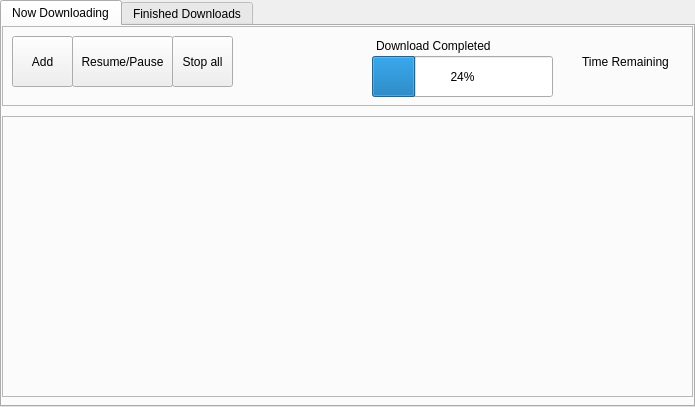
<?xml version="1.0" encoding="UTF-8"?>
<ui version="4.0">
 <class>TabWidget</class>
 <widget class="QTabWidget" name="TabWidget">
  <property name="geometry">
   <rect>
    <x>0</x>
    <y>0</y>
    <width>695</width>
    <height>407</height>
   </rect>
  </property>
  <property name="windowTitle">
   <string>TabWidget</string>
  </property>
  <property name="currentIndex">
   <number>0</number>
  </property>
  <widget class="QWidget" name="tab">
   <attribute name="title">
    <string>Now Downloading</string>
   </attribute>
   <widget class="QFrame" name="frame">
    <property name="geometry">
     <rect>
      <x>0</x>
      <y>90</y>
      <width>691</width>
      <height>281</height>
     </rect>
    </property>
    <property name="frameShape">
     <enum>QFrame::StyledPanel</enum>
    </property>
    <property name="frameShadow">
     <enum>QFrame::Raised</enum>
    </property>
   </widget>
   <widget class="QFrame" name="frame_2">
    <property name="geometry">
     <rect>
      <x>0</x>
      <y>0</y>
      <width>691</width>
      <height>80</height>
     </rect>
    </property>
    <property name="frameShape">
     <enum>QFrame::StyledPanel</enum>
    </property>
    <property name="frameShadow">
     <enum>QFrame::Raised</enum>
    </property>
    <widget class="QPushButton" name="pushButton_2">
     <property name="geometry">
      <rect>
       <x>70</x>
       <y>10</y>
       <width>101</width>
       <height>51</height>
      </rect>
     </property>
     <property name="text">
      <string>Resume/Pause</string>
     </property>
    </widget>
    <widget class="QPushButton" name="pushButton_3">
     <property name="geometry">
      <rect>
       <x>170</x>
       <y>10</y>
       <width>61</width>
       <height>51</height>
      </rect>
     </property>
     <property name="text">
      <string>Stop all</string>
     </property>
    </widget>
    <widget class="QPushButton" name="pushButton">
     <property name="geometry">
      <rect>
       <x>10</x>
       <y>10</y>
       <width>61</width>
       <height>51</height>
      </rect>
     </property>
     <property name="text">
      <string>Add</string>
     </property>
    </widget>
    <widget class="QProgressBar" name="progressBar">
     <property name="geometry">
      <rect>
       <x>370</x>
       <y>30</y>
       <width>181</width>
       <height>41</height>
      </rect>
     </property>
     <property name="value">
      <number>24</number>
     </property>
    </widget>
    <widget class="QLabel" name="label">
     <property name="geometry">
      <rect>
       <x>580</x>
       <y>20</y>
       <width>91</width>
       <height>31</height>
      </rect>
     </property>
     <property name="text">
      <string>Time Remaining</string>
     </property>
    </widget>
    <widget class="QLabel" name="label_2">
     <property name="geometry">
      <rect>
       <x>374</x>
       <y>10</y>
       <width>171</width>
       <height>20</height>
      </rect>
     </property>
     <property name="text">
      <string>Download Completed</string>
     </property>
    </widget>
   </widget>
   <zorder>frame_2</zorder>
   <zorder>frame</zorder>
  </widget>
  <widget class="QWidget" name="tab">
   <attribute name="title">
    <string>Finished Downloads</string>
   </attribute>
  </widget>
 </widget>
 <resources/>
 <connections/>
</ui>
